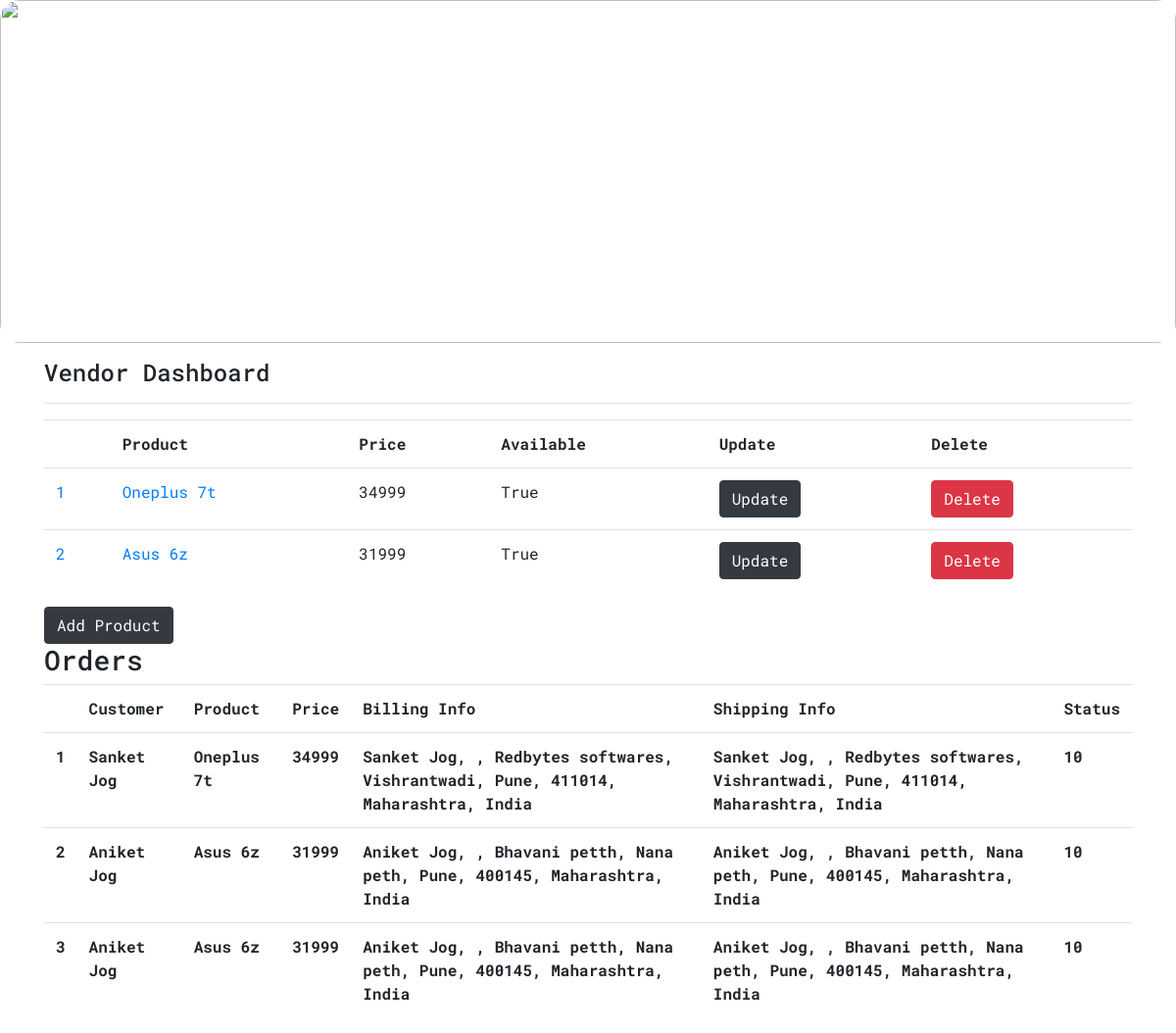
The page /vendor/ (signed in) on the database its author committed.
### product/models.py (models this page shows, shortened)
class Product(models.Model):
    vendor = models.ForeignKey(User, on_delete=models.CASCADE, related_name='products')
    name = models.CharField(max_length=255)
    slug = models.CharField(max_length=255)
    description = models.TextField(blank=True)
    price = models.DecimalField(max_digits=9, decimal_places=0)
    available = models.BooleanField(default=True)
    created = models.DateTimeField(auto_now_add=True)
    updated = models.DateTimeField(auto_now=True)
    def __str__(self):
        return self.name

### order/models.py (models this page shows)
class OrderLine(models.Model):
    NEW = 10
    PROCESSING = 20
    SENT = 30
    CANCELLED = 40
    STATUSES = (
        (NEW, 'New'), (PROCESSING, 'Processing'), [SENT, 'Sent'], (CANCELLED, 'Cancelled')
    )
    order = models.ForeignKey(Order, on_delete=models.CASCADE, related_name='lines')
    product = models.ForeignKey(Product, on_delete=models.PROTECT)
    vendor = models.ForeignKey(User, on_delete=models.PROTECT)
    status = models.IntegerField(choices=STATUSES, default=NEW)

class Order(models.Model):
    NEW = 10
    PAID = 20
    DONE = 30
    STATUSES = (
        (NEW, 'New'), (PAID, 'Paid'), (DONE, 'Done')
    )
    user = models.ForeignKey(User, on_delete=models.CASCADE)
    status = models.IntegerField(choices=STATUSES, default=NEW)
    billing_name = models.CharField(max_length=100)
    billing_contact = models.CharField(max_length=100)
    billing_address1 = models.CharField(max_length=100)
    billing_address2 = models.CharField(max_length=100, blank=True)
    billing_city = models.CharField(max_length=100)
    billing_zipcode = models.CharField(max_length=100)
    billing_state = models.CharField(max_length=100)
    billing_country = models.CharField(max_length=100)
    shipping_name = models.CharField(max_length=100)
    shipping_contact = models.CharField(max_length=100)
    shipping_address1 = models.CharField(max_length=100)
    shipping_address2 = models.CharField(max_length=100, blank=True)
    shipping_city = models.CharField(max_length=100)
    shipping_zipcode = models.CharField(max_length=100)
    shipping_state = models.CharField(max_length=100)
    shipping_country = models.CharField(max_length=100)
    created = models.DateTimeField(auto_now_add=True)
    updated = models.DateTimeField(auto_now=True)
    def billing_address(self):
        return ", ".join([
            self.billing_name, self.billing_contact, self.billing_address1,
            self.billing_address2, self.billing_city, self.billing_zipcode,
            self.billing_state, self.billing_country
        ])
    def shipping_address(self):
        return ", ".join([
            self.shipping_name, self.shipping_contact, self.shipping_address1,
            self.shipping_address2, self.shipping_city, self.shipping_zipcode,
            self.shipping_state, self.shipping_country
        ])

### user/models.py (models this page shows, shortened)
class User(AbstractBaseUser):
    email           = models.EmailField(verbose_name=r'Email Address', unique=True)
    first_name      = models.CharField(max_length=60)
    last_name       = models.CharField(max_length=60)
    admin           = models.BooleanField(default=False)
    staff           = models.BooleanField(default=False)
    active          = models.BooleanField(default=True)
    USERNAME_FIELD  = 'email'
    REQUIRED_FIELDS = ['first_name', 'last_name']
    objects = UserManager()
    def __str__(self):
        return " ".join([self.first_name, self.last_name])
    @property
    def is_active(self):
        return self.active

### user/views.py (the view)
# urls.py: path('vendor/', views.vendor, name='vendor'),
def vendor(request):
    products = Product.objects.filter(vendor=request.user)
    orders = OrderLine.objects.filter(vendor=request.user)
    context = {'products': products, 'orders': orders}
    return render(request, 'user/vendor.html', context)

### user/templates/user/vendor.html
{% extends 'base.html' %}
{% block content %}
    <h4>Vendor Dashboard</h4>
    <hr>
    <table class="table">
        <tr>
            <th></th>
            <th>Product</th>
            <th>Price</th>
            <th>Available</th>
            <th>Update</th>
            <th>Delete</th>
        </tr>
        {% for product in products %}
        <tr>
            <td><a href="{% url 'product:product_detail' product.id %}">{{ product.id }}</a></td>
            <td><a href="{% url 'product:product_detail' product.id %}">{{ product.name }}</a></td>
            <td>{{ product.price }}</td>
            <td>{{ product.available }}</td>
            <td><a href="{% url 'product:product_update' product.id %}" class="btn btn-dark">Update</a></td>
            <td><a href="{% url 'product:product_delete' product.id %}" class="btn btn-danger">Delete</a></td>
        </tr>
        {% endfor %}
    </table>
    <a href="{% url 'product:product_create'%}" class="btn btn-dark">Add Product</a>
    <h3>Orders</h3>
    <table class="table">
        <tr>
            <th></th>
            <th>Customer</th>
            <th>Product</th>
            <th>Price</th>
            <th>Billing Info</th>
            <th>Shipping Info </th>
            <th>Status</th>
        </tr>
        {% for order in orders %}
        <tr>
            <th>{{ order.id }}</th>
            <th>{{ order.order.user}}</th>
            <th>{{ order.product }}</th>
            <th>{{ order.product.price }}</th>
            <th>{{ order.order.billing_address }}</th>
            <th>{{ order.order.shipping_address }}</th>
            <th>{{ order.status }}</th>
        </tr>
        {% endfor %}
    </table>
{% endblock content %}

### user/templates/base.html (shortened to what this page needs)
{% load static %}
<!doctype html>
<html lang="en">
  <head>
    <link rel="stylesheet" href="{% static 'css/bootstrap.min.css' %}">
    <link rel="stylesheet" href="{% static 'css/style.css' %}">
  </head>
  <body>
    <img class="" style="width:100%; height:350px; margin-top:auto; border-radius:20px" src="{% static 'images/online_shopping.jpg' %}" alt="">
    {% include 'navbar.html' %}
    <div class="container">
        {% block content %}
        {% endblock content %}
    </div>
  </body>
</html>

### user/templates/navbar.html (shortened to what this page needs)
<nav class="navbar navbar-inverse" role="navigation">
</nav>

### user/static/css/style.css (style rules this page uses)
* { padding: 0px; margin: 0px; font-family: 'Roboto Mono', monospace !important; }

### rows shown on the page
Product: id "1", name "Oneplus 7t", price "34999", available "True"
Product: id "2", name "Asus 6z", price "31999", available "True"
OrderLine: id "1", order.user "Sanket Jog", product "Oneplus 7t", product.price "34999", order.billing_address "Sanket Jog, , Redbytes softwares, Vishrantwadi, Pune, 411014, Maharashtra, India", order.shipping_address "Sanket Jog, , Redbytes softwares, Vishrantwadi, Pune, 411014, Maharashtra, India", status "10"
OrderLine: id "2", order.user "Aniket Jog", product "Asus 6z", product.price "31999", order.billing_address "Aniket Jog, , Bhavani petth, Nana peth, Pune, 400145, Maharashtra, India", order.shipping_address "Aniket Jog, , Bhavani petth, Nana peth, Pune, 400145, Maharashtra, India", status "10"
OrderLine: id "3", order.user "Aniket Jog", product "Asus 6z", product.price "31999", order.billing_address "Aniket Jog, , Bhavani petth, Nana peth, Pune, 400145, Maharashtra, India", order.shipping_address "Aniket Jog, , Bhavani petth, Nana peth, Pune, 400145, Maharashtra, India", status "10"
